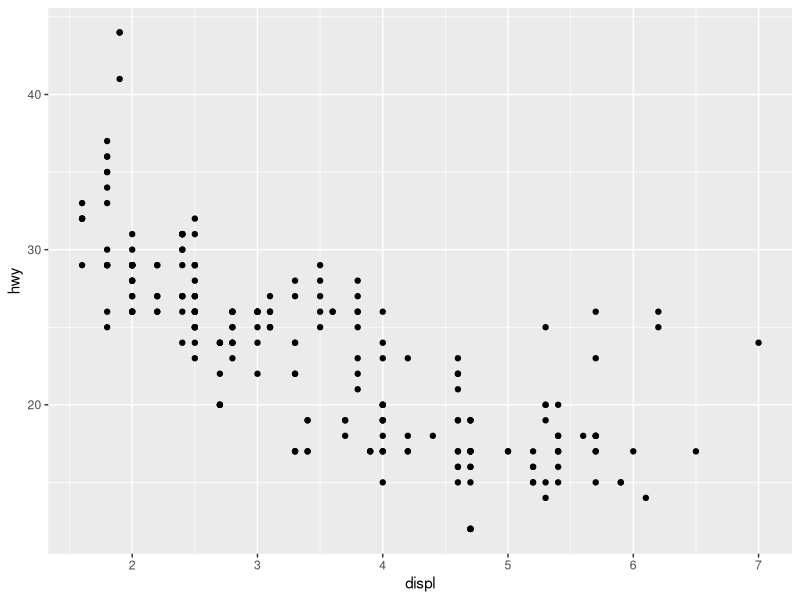
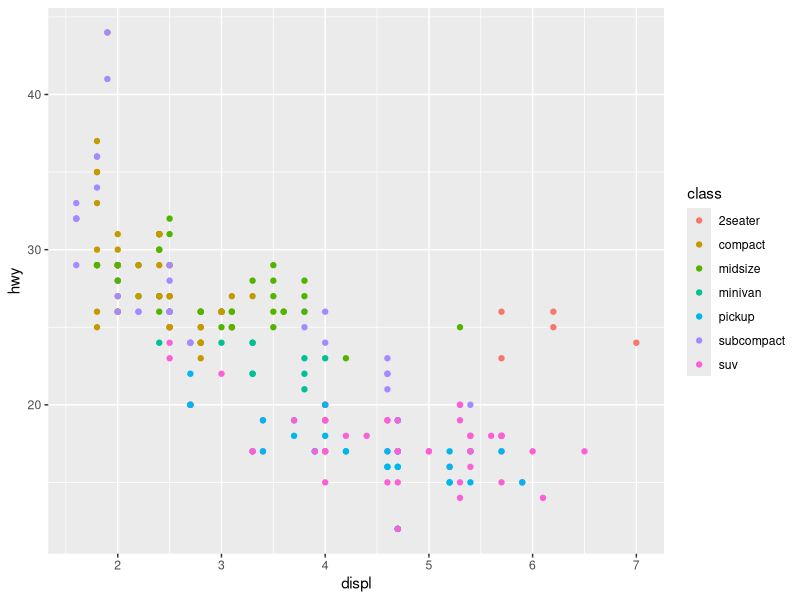
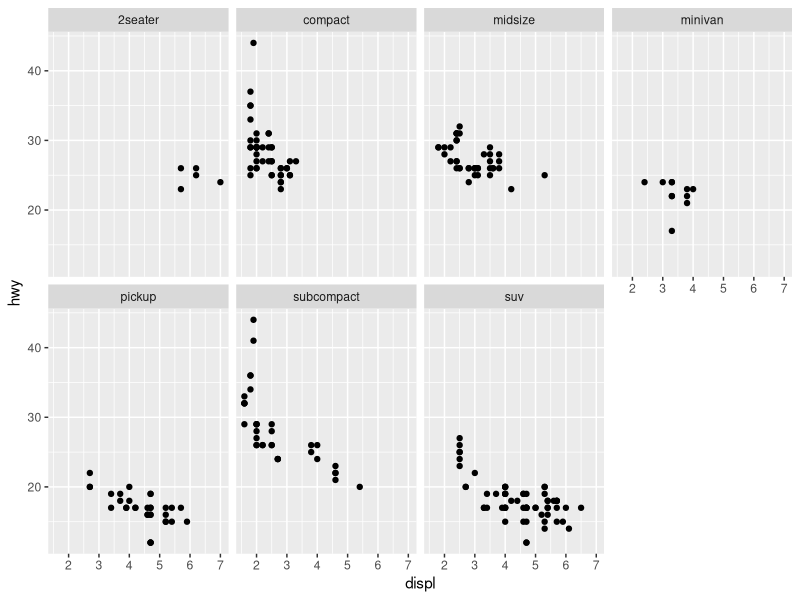
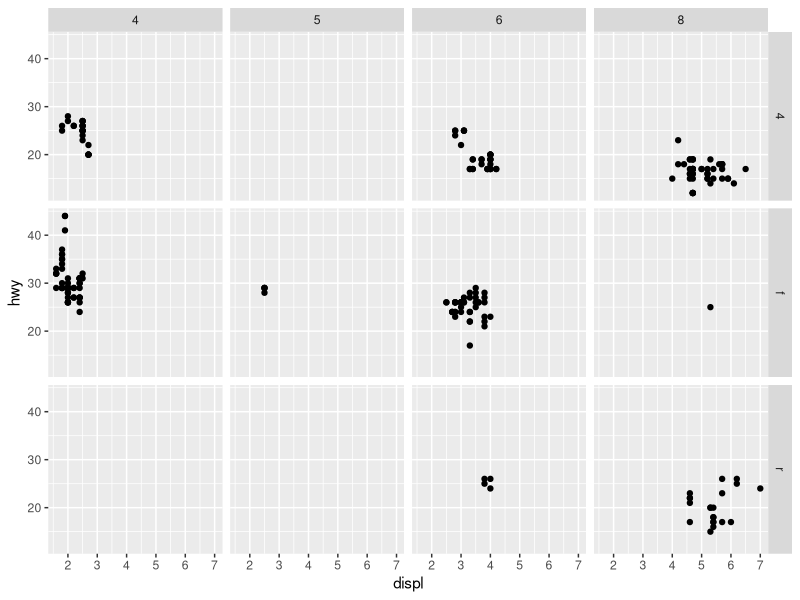
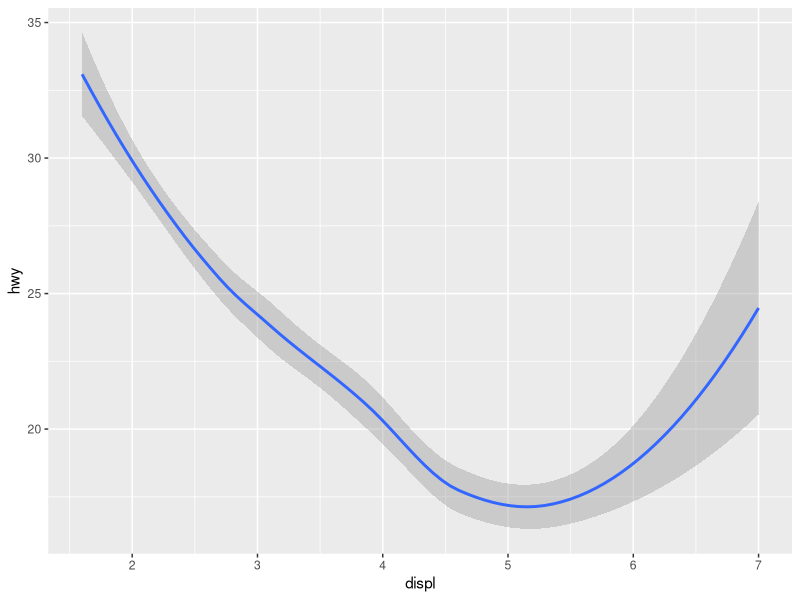
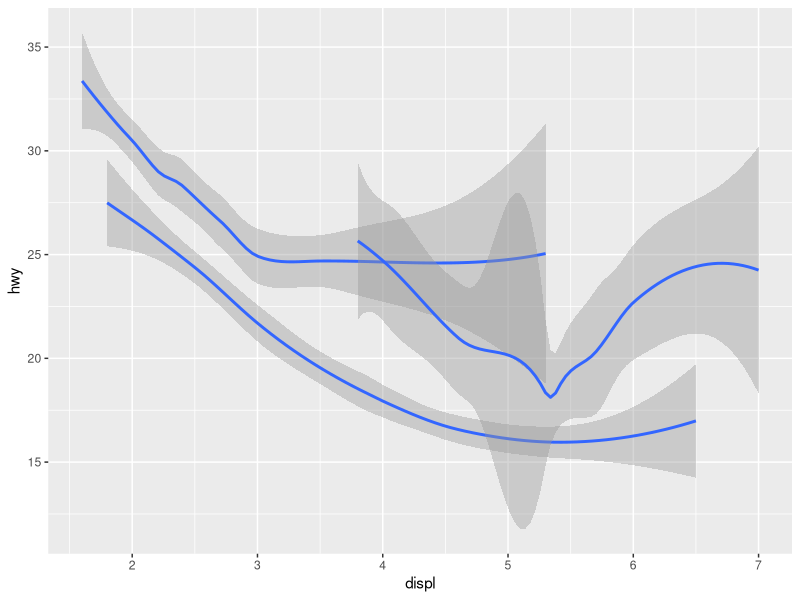
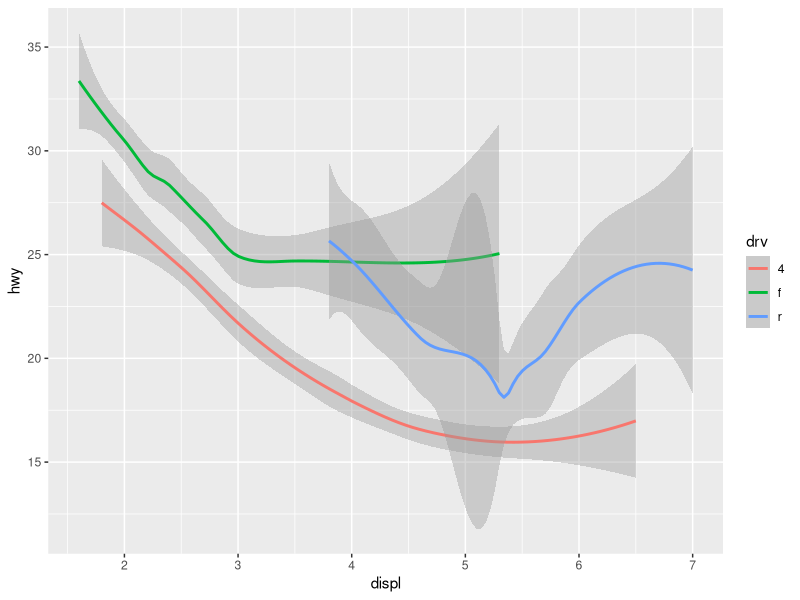
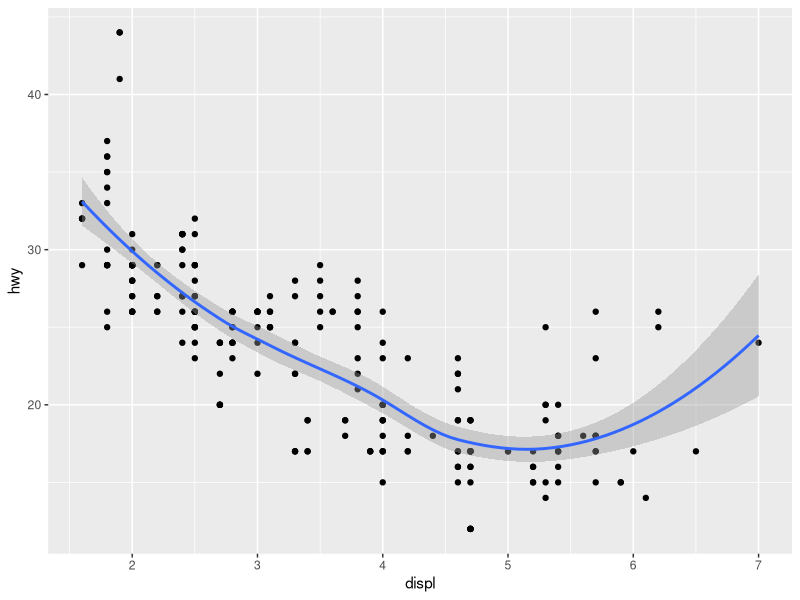

Write R code to recreate these figures, in order.
library(tidyverse)

#Scatterplot showing the relation between Engine Size and Fuel
#Consumption, using the native dataset mpg

ggplot(data = mpg) +
  geom_point(mapping = aes(x = displ, y = hwy))


#Same graphic but now with colors to distinguish classes of vehicles

ggplot(data = mpg) +
  geom_point(mapping = aes(x = displ, y = hwy, color = class))


#Facets can divide your data into subplots, using a categorical variable

ggplot(data = mpg) +
  geom_point(mapping = aes(x = displ, y = hwy)) +
  facet_wrap(~ class, nrow = 2)

#You can also use a combination of two variables using facet_grid

ggplot(data = mpg) +
  geom_point(mapping = aes(x = displ, y = hwy)) +
  facet_grid(drv ~ cyl)

#Using different Geometrical objects

ggplot(data = mpg) +
  geom_smooth(mapping = aes(x = displ, y = hwy))

#For some Geoms you can use the group parameter to separate values

ggplot(data = mpg) +
  geom_smooth(mapping = aes(x = displ, y = hwy, group = drv))

#color also works

ggplot(data = mpg) +
  geom_smooth(mapping = aes(x = displ, y = hwy, color = drv))

#You can create plots with two geoms, passing the parameters globally
#inside ggplot

ggplot(data = mpg, mapping = aes(x = displ, y = hwy)) + 
  geom_point() + 
  geom_smooth()

#In this situation, the parameters you pass inside the geom will be
#considered local and will override the global parameters if necessary

ggplot(data = mpg, mapping = aes(x = displ, y = hwy)) + 
  geom_point(mapping = aes(color = class)) + 
  geom_smooth(data = filter(mpg, class == 'subcompact'), se = FALSE)


#Charts have stats associated with them, and they can be used like
#variables.

ggplot(data = diamonds) + 
  geom_bar(mapping = aes(x = cut))

#Changing the color of bar charts

ggplot(data = diamonds) + 
  geom_bar(mapping = aes(x = cut, fill = cut))

#You can also set the fill argument as a variable to make stacked charts

ggplot(data = diamonds) + 
  geom_bar(mapping = aes(x = cut, fill = clarity))

#There is also the position argument, which changes how the data is displayed

ggplot(data = diamonds) + 
  geom_bar(mapping = aes(x = cut, fill = clarity), position = "dodge")


#Coordinates can be changed with the coord argument

ggplot(data = mpg, mapping = aes(x = class, y = hwy)) + 
  geom_boxplot() +
  coord_flip()

ggplot(data = diamonds) + 
  geom_bar(mapping = aes(x = cut, fill = cut), show.legend = FALSE,
    width = 1) + 
  theme(aspect.ratio = 1) +
  labs(x = NULL, y = NULL)+
  coord_polar()
